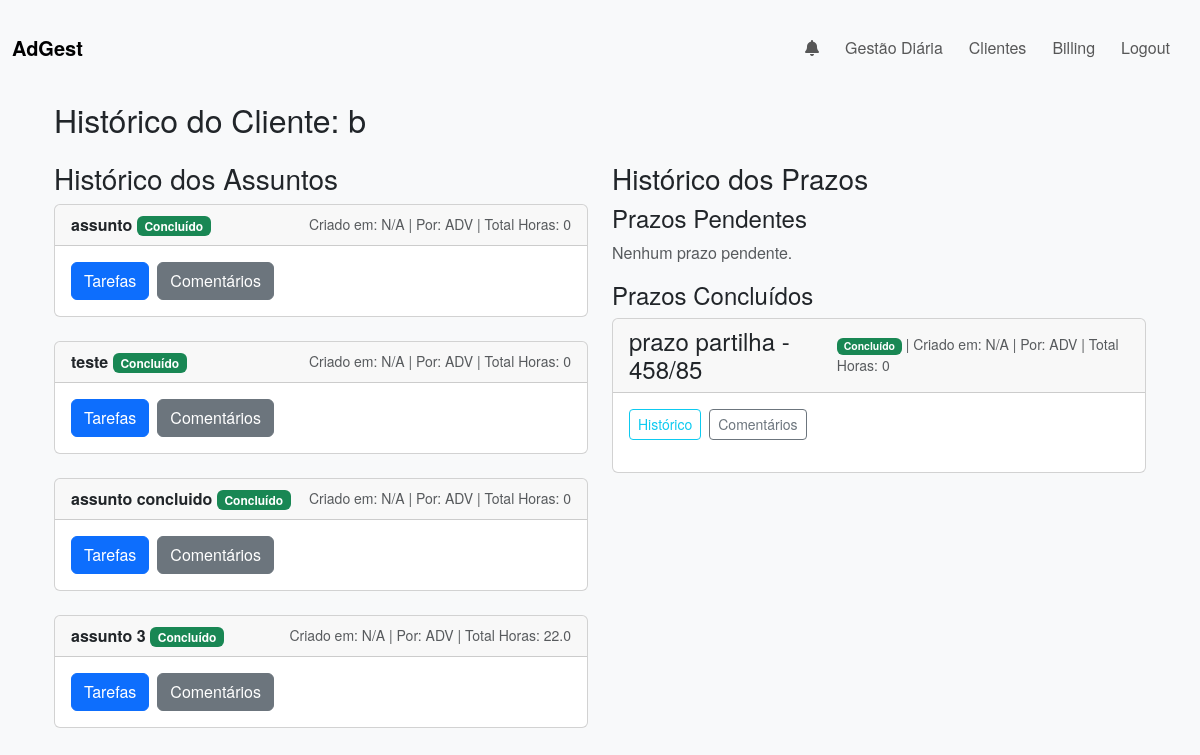
/historico/6 (signed in), run on an earlier commit of the app's database.
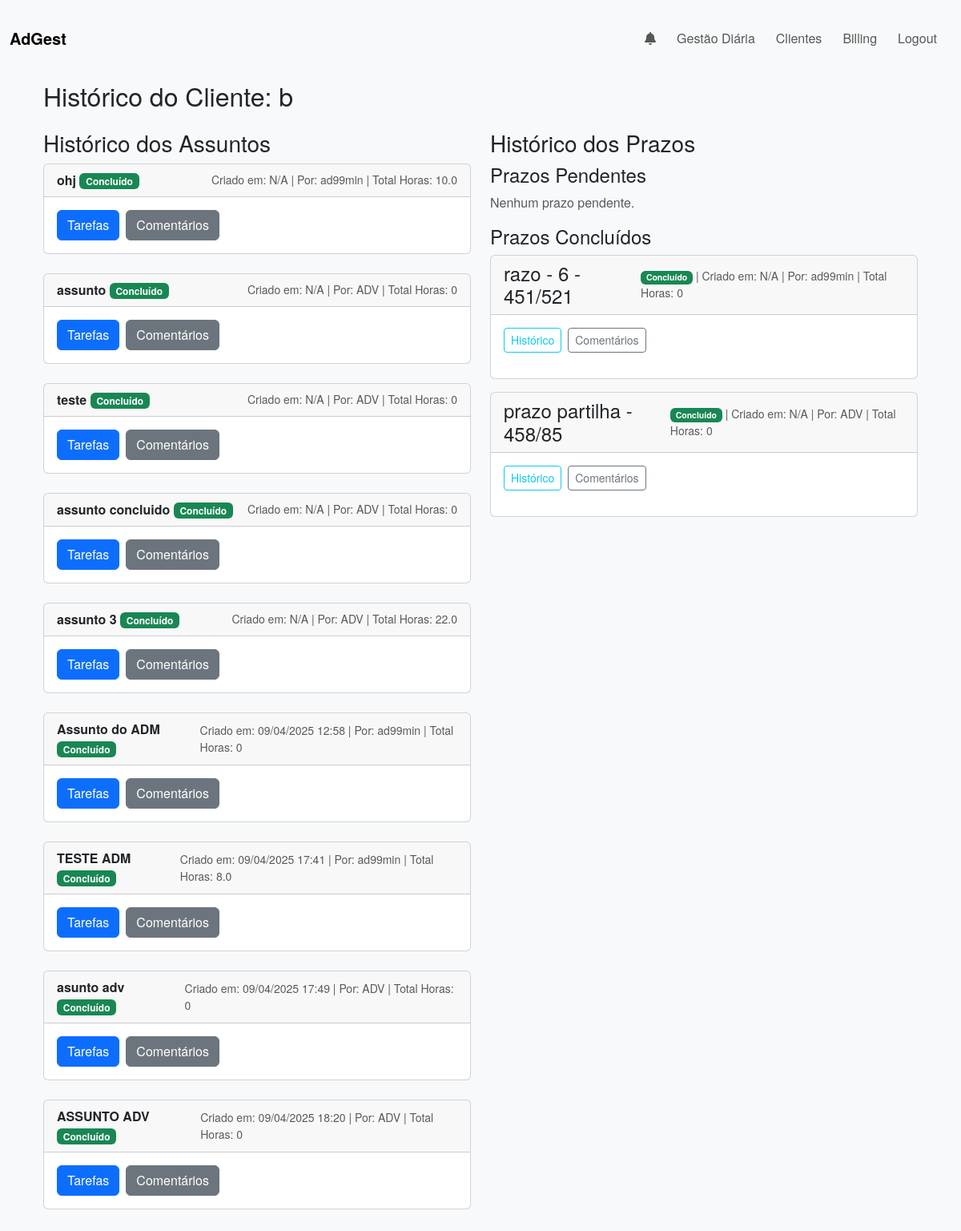
And on a later commit of the database.
### app/models.py (models this page shows, shortened)
class Assunto(db.Model):
    __tablename__ = 'assuntos'
    id = db.Column(db.Integer, primary_key=True)
    user_id = db.Column(db.Integer, db.ForeignKey('users.id'), nullable=False)  # Dono
    client_id = db.Column(db.Integer, db.ForeignKey('clients.id'), nullable=False)
    nome_assunto = db.Column(db.String(100), nullable=False)
    due_date = db.Column(db.Date, nullable=True)
    sort_order = db.Column(db.Integer, default=0)
    horas_assunto = db.Column(db.Float, default=0.0)
    is_completed = db.Column(db.Boolean, default=False)
    is_billed = db.Column(db.Boolean, default=False)
    completed_by = db.Column(db.Integer, db.ForeignKey('users.id'), nullable=True)
    created_at = db.Column(db.DateTime, default=datetime.utcnow)
    updated_at = db.Column(db.DateTime, onupdate=datetime.utcnow)
    tarefas = db.relationship('Tarefa', backref='assunto', cascade="all, delete-orphan", lazy='dynamic')
    shared_with = db.relationship(
        'User',
        secondary=shared_assuntos,
        backref=db.backref('shared_assuntos', lazy='dynamic', overlaps="assuntos_compartilhados,compartilhados"),
        lazy='dynamic',
        overlaps="assuntos_compartilhados,compartilhados"
    )
    user = db.relationship("User", backref="assuntos_criados", foreign_keys=lambda: [Assunto.__table__.c.user_id])

class User(UserMixin, db.Model):
    __tablename__ = 'users'
    id = db.Column(db.Integer, primary_key=True)
    username = db.Column(db.String(100), unique=True, nullable=False)
    nickname = db.Column(db.String(10), nullable=False)
    email = db.Column(db.String(120), unique=True, nullable=False)
    profile_image = db.Column(db.String(120), default='default.jpg')
    password = db.Column(db.String(200), nullable=False)
    role = db.Column(db.String(50), default='advogado')
    __table_args__ = (db.UniqueConstraint('email', name='uq_users_email'),)
    assuntos_compartilhados = db.relationship(
        'Assunto',
        secondary=shared_assuntos,
        backref=db.backref('compartilhados', lazy='dynamic'),
        lazy='dynamic'
    )
    client_shares = db.relationship('ClientShare', backref='user', lazy='dynamic')

class PrazoJudicial(db.Model):
    __tablename__ = 'prazos_judiciais'
    id = db.Column(db.Integer, primary_key=True)
    user_id = db.Column(db.Integer, db.ForeignKey('users.id'), nullable=False)
    client_id = db.Column(db.Integer, db.ForeignKey('clients.id'), nullable=False)
    assunto = db.Column(db.String(100), nullable=False)
    processo = db.Column(db.String(100), nullable=False)
    prazo = db.Column(db.Date, nullable=True)
    comentarios = db.Column(db.Text, nullable=True)
    status = db.Column(db.Boolean, default=False)
    horas = db.Column(db.Float, default=0.0)
    is_billed = db.Column(db.Boolean, default=False)
    data_conclusao = db.Column(db.Date, nullable=True)
    completed_by = db.Column(db.Integer, db.ForeignKey('users.id'), nullable=True)
    client = db.relationship('Client', backref='prazos_judiciais')
    shared_with = db.relationship(
        'User',
        secondary=shared_prazos,
        backref=db.backref('shared_prazos', lazy='dynamic', overlaps="prazos_compartilhados,compartilhados"),
        lazy='dynamic',
        overlaps="prazos_compartilhados,compartilhados"
    )
    user = db.relationship("User", backref="prazos_criados", foreign_keys=lambda: [PrazoJudicial.__table__.c.user_id])

### app/routes.py (the view)
@main.route('/historico/<int:client_id>')
@login_required
def historico_cliente(client_id):
    client = Client.query.get_or_404(client_id)
    assuntos_filtrados = Assunto.query.filter(
        Assunto.client.has(Client.number_interno == client.number_interno),
        or_(
            Assunto.user_id == current_user.id,
            Assunto.shared_with.any(User.id == current_user.id)
        )
    ).all()
    assuntos_concluidos = [a for a in assuntos_filtrados if a.is_completed]
    assuntos_pendentes = [a for a in assuntos_filtrados if not a.is_completed]
    prazos_filtrados = PrazoJudicial.query.filter(
        PrazoJudicial.client.has(Client.number_interno == client.number_interno),
        or_(
            PrazoJudicial.user_id == current_user.id,
            PrazoJudicial.shared_with.any(User.id == current_user.id)
        )
    ).all()
    prazos_concluidos = [p for p in prazos_filtrados if p.status]
    prazos_pendentes = [p for p in prazos_filtrados if not p.status]
    tarefas_concluidas = []
    tarefas_pendentes = []
    for assunto in assuntos_filtrados:
        for tarefa in assunto.tarefas:
            if tarefa.is_completed:
                tarefas_concluidas.append(tarefa)
            else:
                tarefas_pendentes.append(tarefa)
    comment_assunto = {}
    for assunto in assuntos_filtrados:
        comment_assunto[assunto.id] = Comment.query.filter_by(
            object_type='assunto', object_id=assunto.id
        ).order_by(Comment.created_at.desc()).all()
    comment_prazo = {}
    for prazo in prazos_filtrados:
        comment_prazo[prazo.id] = Comment.query.filter_by(
            object_type='prazo', object_id=prazo.id
        ).order_by(Comment.created_at.desc()).all()
    tasks_history = {}
    for assunto in assuntos_filtrados:
        for tarefa in assunto.tarefas:
            tasks_history[tarefa.id] = TarefaHistory.query.filter_by(
                tarefa_id=tarefa.id
            ).order_by(TarefaHistory.changed_at.desc()).all()
    prazo_history = {}
    for prazo in prazos_filtrados:
        prazo_history[prazo.id] = PrazoHistory.query.filter_by(
            prazo_id=prazo.id
        ).order_by(PrazoHistory.changed_at.desc()).all()
    user_ids = set()
    for tarefa_hist in tasks_history.values():
        for hist in tarefa_hist:
            user_ids.add(hist.changed_by)
    for prazo_hist in prazo_history.values():
        for hist in prazo_hist:
            user_ids.add(hist.changed_by)
    for comments in comment_assunto.values():
        for comment in comments:
            user_ids.add(comment.user_id)
    for comments in comment_prazo.values():
        for comment in comments:
            user_ids.add(comment.user_id)
    user_dict = {u.id: u for u in User.query.filter(User.id.in_(list(user_ids))).all()}
    form = CommentForm()
    prazo_form = CommentForm()
    return render_template(
        'historico.html',
        client=client,
        assuntos_concluidos=assuntos_concluidos,
        assuntos_pendentes=assuntos_pendentes,
        prazos_concluidos=prazos_concluidos,
        prazos_pendentes=prazos_pendentes,
        prazos=prazos_filtrados,
        tarefas_concluidas=tarefas_concluidas,
        tarefas_pendentes=tarefas_pendentes,
        comment_assunto=comment_assunto,
        comment_prazo=comment_prazo,
        tasks_history=tasks_history,
        prazo_history=prazo_history,
        user_dict=user_dict,
        form=form,
        prazo_form=prazo_form
    )

### app/routes.py (called while the page is built)
@main.context_processor
def inject_notifications():
    if current_user.is_authenticated:
        notifs_nao_lidas = Notification.query.filter_by(
            user_id=current_user.id, is_read=False
        ).order_by(Notification.timestamp.desc()).all()
        unread = len(notifs_nao_lidas)
        return dict(notifications=notifs_nao_lidas, unread_count=unread)
    return dict(notifications=[], unread_count=0)

### app/templates/historico.html (shortened to what the changed rows need)
{% extends "base.html" %}
{% block content %}
<div class="container my-4">
  <h2 class="mb-4">Histórico do Cliente: {{ client.name }}</h2>
  <div class="row">
    <div class="col-md-6">
      {% set todos_assuntos = assuntos_pendentes + assuntos_concluidos %}
      {% if todos_assuntos|length > 0 %}
        {% for assunto in todos_assuntos %}
          <div class="card mb-4">
            <div class="card-header d-flex justify-content-between align-items-center">
              <div>
                <strong>{{ assunto.nome_assunto }}</strong>
                {% if assunto.is_completed %}
                  <span class="badge bg-success">Concluído</span>
                {% else %}
                  <span class="badge bg-warning text-dark">Pendente</span>
                {% endif %}
              </div>
              <div class="text-muted" style="font-size:0.875rem;">
                Criado em: {% if assunto.created_at %}{{ assunto.created_at.strftime('%d/%m/%Y %H:%M') }}{% else %}N/A{% endif %}
                | Por: {{ assunto.user.nickname if assunto.user else 'N/A' }}
                | Total Horas:
                {% set ns = namespace(total=0) %}
                {% for t in assunto.tarefas.all() %}
                  {% set ns.total = ns.total + (t.horas or 0) %}
                {% endfor %}
                {{ ns.total }}
              </div>
            </div>
            <div class="card-body">
              <div class="d-flex gap-2">
                <button class="btn btn-primary" type="button" data-bs-toggle="collapse"
                        data-bs-target="#collapse-tarefas-{{ assunto.id }}"
                        aria-expanded="false" aria-controls="collapse-tarefas-{{ assunto.id }}">
                  Tarefas
                </button>
                <button class="btn btn-secondary" type="button" data-bs-toggle="collapse"
                        data-bs-target="#collapse-comentarios-{{ assunto.id }}"
                        aria-expanded="false" aria-controls="collapse-comentarios-{{ assunto.id }}">
                  Comentários
                </button>
              </div>
            </div>
          </div>
        {% endfor %}
      {% else %}
        <p class="text-muted">Nenhum assunto registrado.</p>
      {% endif %}
    </div>
    <div class="col-md-6">
      {% if prazos_concluidos and prazos_concluidos|length > 0 %}
        {% for prazo in prazos_concluidos %}
          <div class="card mb-3">
            <div class="card-header d-flex justify-content-between align-items-center">
              <h4 class="mb-0">{{ prazo.assunto }} - {{ prazo.processo }}</h4>
              <div class="text-muted" style="font-size:0.875rem;">
                {% if prazo.status %}
                  <span class="badge bg-success">Concluído</span>
                {% else %}
                  <span class="badge bg-warning text-dark">Pendente</span>
                {% endif %}
                | Criado em: {% if prazo.created_at %}{{ prazo.created_at.strftime('%d/%m/%Y %H:%M') }}{% else %}N/A{% endif %}
                | Por: {{ prazo.user.nickname if prazo.user else 'N/A' }}
                | Total Horas: {{ prazo.horas or 0 }}
              </div>
            </div>
            <div class="card-body">
              <div class="d-flex gap-2 mb-3">
                <button class="btn btn-sm btn-outline-info" type="button"
                        data-bs-toggle="collapse"
                        data-bs-target="#collapse-hist-prazo-{{ prazo.id }}"
                        aria-expanded="false" aria-controls="collapse-hist-prazo-{{ prazo.id }}">
                  Histórico
                </button>
                <button class="btn btn-sm btn-outline-secondary" type="button"
                        data-bs-toggle="collapse"
                        data-bs-target="#collapse-comentarios-prazo-{{ prazo.id }}"
                        aria-expanded="false" aria-controls="collapse-comentarios-prazo-{{ prazo.id }}">
                  Comentários
                </button>
              </div>
                  {% set prazo_hist = prazo_history[prazo.id] if prazo_history is defined and prazo.id in prazo_history else [] %}
            </div>
          </div>
        {% endfor %}
      {% else %}
        <p class="text-muted">Nenhum prazo concluído.</p>
      {% endif %}
    </div>
  </div>
</div>
{% endblock %}

What changed in the data, as far as the page shows it:
now on this page (row unchanged): Assunto: nome_assunto "ohj", is_completed "Concluído", shows "N/A", user "ad99min", total "10.0"
now on this page (row edited): Assunto: nome_assunto "Assunto do ADM", is_completed "Concluído", created_at "09/04/2025 12:58", user "ad99min", total "0"
added Assunto: nome_assunto "TESTE ADM", is_completed "Concluído", created_at "09/04/2025 17:41", user "ad99min", total "8.0"
added Assunto: nome_assunto "asunto adv", is_completed "Concluído", created_at "09/04/2025 17:49", user "ADV", total "0"
added Assunto: nome_assunto "ASSUNTO ADV", is_completed "Concluído", created_at "09/04/2025 18:20", user "ADV", total "0"
now on this page (row unchanged): PrazoJudicial: assunto "razo - 6", processo "451/521", status "Concluído", user "ad99min", horas "0"
